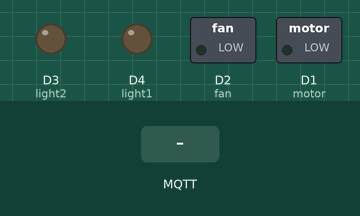
Simulated run of this sketch. Board: ESP8266 (NodeMCU). On the bench: switched loads named in the sketch (green lamp = pin HIGH), output pins drawn as LEDs (lit = HIGH). Inputs (shaded band) come from the test bench. WiFi joins after 1.5 s; servers stay silent unless stated; random numbers use the default seed unless the sketch sets one; no MQTT or app messages arrive unless stated; the modem accepts every AT command (registered, SIM ready, sends succeed) and sends nothing else; what the sketch prints to the serial monitor is not drawn.

Above: at 0.0 s.
At 2.8 s:
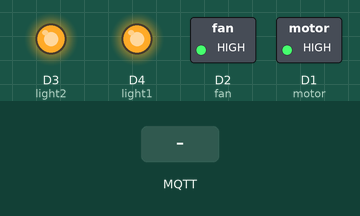
2.9 s: MQTT message "1" arrives on the first subscribed topic
At 4.1 s:
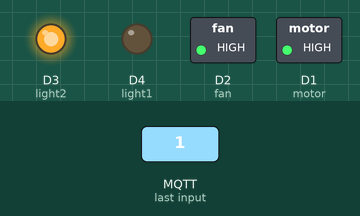
Timing chart, 0 to 5.9 s (numbered marks = the images above; inputs shaded):
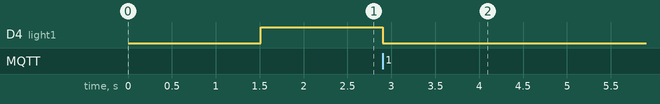

The sketch:

hardware.ino
```cpp
// write the code in Arduino and dump the code in the hardware kit of  ESP8266
#include <ESP8266WiFi.h>
#include <PubSubClient.h>
#include <SoftwareSerial.h>
SoftwareSerial sgsm(D7,D6);
// Update these with values suitable for your network.
const char* ssid = "ramya";
const char* password = "987654321";
const char* mqtt_server = "broker.mqtt-dashboard.com";
String msg1="The Living room light is in on...";
String msg2="The bed room light is in on...";
String msg3="The living room fan is on...";
String msg4="The Motor is switch on to pump the water to tank.....";
String msg5="The Living room light is in switched off....";
String msg6="The bed room light is in switched off.....";
String msg7="The living room fan is switched off...";
String msg8="The Motor is switch off.....";
WiFiClient espClient;
PubSubClient client(espClient);
int light1 = D4;
int light2 = D3;
int fan = D2;
int motor = D1;
void send_sms(String msg)
{
//    Stringlink="http://www.google.com/maps/place/"+String(gpslat)+","+String(gpslon);
     sgsm.listen();
     sgsm.print("\r");
     delay(1000);
     sgsm.print("AT+CMGF=1\r");
      delay(1000);
     sgsm.print("AT+CMGS=\"+919655371975\"\r");
     delay(1000);
     //The text of the message to be sent.
     sgsm.print(msg);
      delay(1000);
      sgsm.write(0x1A);
      delay(1000);
}
void setup_wifi() {
  delay(10);
  // We start by connecting to a WiFi network
  Serial.println();
  Serial.print("Connecting to ");
  Serial.println(ssid);
  WiFi.mode(WIFI_STA);
  WiFi.begin(ssid, password);
  while (WiFi.status() != WL_CONNECTED) {
    delay(500);
    Serial.print(".");
  }
  randomSeed(micros());
  Serial.println("");
  Serial.println("WiFi connected");
  Serial.println("IP address: ");
  Serial.println(WiFi.localIP());
  pinMode(light1,OUTPUT);
  pinMode(light2,OUTPUT);
  pinMode(fan,OUTPUT);
  pinMode(motor,OUTPUT);
  digitalWrite(light1, HIGH);
  digitalWrite(light2,HIGH);
  digitalWrite(fan,HIGH);
  digitalWrite(motor,HIGH);
  delay(100);
}
void callback(char* topic, byte* payload, unsigned int length) {
  Serial.print("Message arrived [");
  Serial.print(topic);
  Serial.print("] ");
  for (int i = 0; i < length; i++) {
    Serial.print((char)payload[i]);
  }
  Serial.println();
  // Switch on the LED if an 1 was received as first character
  if ((char)payload[0] == '1')
  {
    digitalWrite(light1, LOW);
    send_sms(msg1);
    delay(2000);
  }
  else if ((char)payload[0] == '2')
  {
    digitalWrite(fan, LOW);
    send_sms(msg3);
    delay(2000);
  }
  else if ((char)payload[0] == '3')
  {
    digitalWrite(motor, LOW);
    send_sms(msg4);
    delay(2000);
  }
  else if ((char)payload[0] == '4')
  {
    digitalWrite(light2, LOW);
    send_sms(msg2);
    delay(2000);
  }
  else if ((char)payload[0] == '5')
  {
    digitalWrite(light1, HIGH);
    send_sms(msg5);
    delay(2000);
  }
  else if ((char)payload[0] == '6')
  {
    digitalWrite(fan, HIGH);
    send_sms(msg7);
    delay(2000);
  }
  else if ((char)payload[0] == '7')
  {
    digitalWrite(motor, HIGH);
    send_sms(msg8);
    delay(2000);
  }
  else if ((char)payload[0] == '8')
  {    digitalWrite(light2, HIGH);
    send_sms(msg6
        );
    delay(2000);
  }
    else {
    digitalWrite(light1, HIGH);
    digitalWrite(light2,HIGH);
    digitalWrite(fan, HIGH);
    digitalWrite(motor, HIGH);
  }
}
void reconnect() {
  // Loop until we're reconnected
  while (!client.connected()) {
    Serial.print("Attempting MQTT connection...");
    // Create a random client ID
    String clientId = "ESP8266Client-";
    clientId += String(random(0xffff), HEX);
    // Attempt to connect
    if (client.connect(clientId.c_str())) {
      Serial.println("connected");
      client.subscribe("fingercountdata");
    } else {
      Serial.print("failed, rc=");
      Serial.print(client.state());
      Serial.println(" try again in 5 seconds");
      // Wait 5 seconds before retrying
      delay(5000);
    }	  }	}
void setup() {
  //pinMode(BUILTIN_LED, OUTPUT);     // Initialize the BUILTIN_LED pin as anoutput
  Serial.begin(115200);
  setup_wifi();
  sgsm.begin(9600);
    client.setServer(mqtt_server, 1883);
  client.setCallback(callback);}
void loop() {
  if (!client.connected()) {
    reconnect();
  }
  client.loop();
  }
```

Measured:
- after the input at 2.9 s, D4 (light1): HIGH → LOW at once
